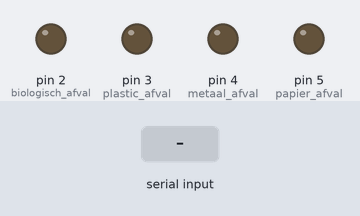
A sketch run on a simulated Arduino Uno, built with avr-gcc and run on an emulated ATmega328P. Parts: output pins drawn as LEDs (lit = HIGH). The test bench sets the inputs (shaded band).

Above: at 1.2 s.
1.3 s: "1\n" received over Serial
At 2.4 s:
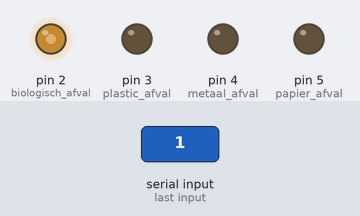
2.8 s: "2\n" received over Serial
At 4.0 s:
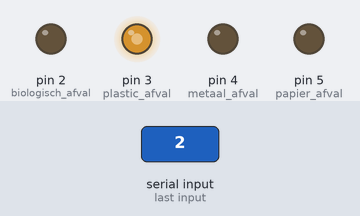
4.3 s: "3\n" received over Serial
At 4.7 s:
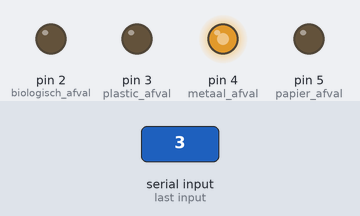
5.8 s: "4\n" received over Serial
At 6.6 s:
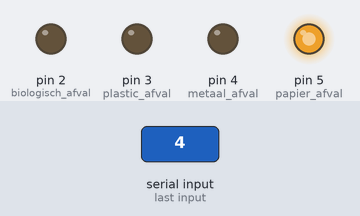
7.3 s: "1\n" received over Serial
At 8.2 s:
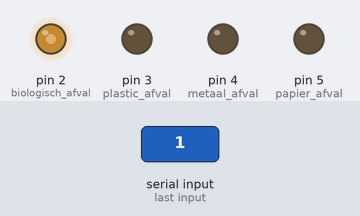
8.8 s: "2\n" received over Serial
At 10.1 s:
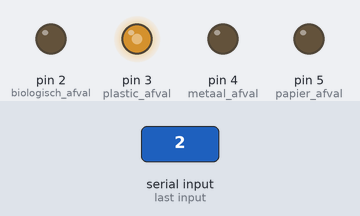
Timing chart, 0 to 11.3 s (numbered marks = the images above; inputs shaded):
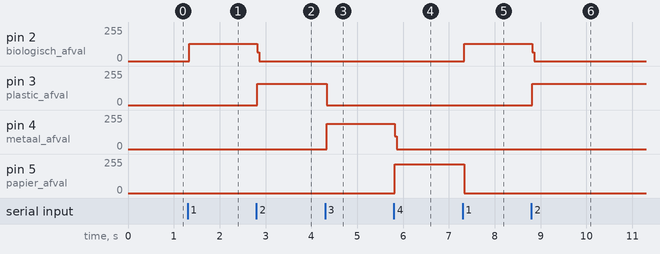

The sketch:

2_-_Dan_Dit_Uploaden.ino
```cpp
char result = '0';

void allOff() {
  digitalWrite(2, LOW);
  digitalWrite(3, LOW);
  digitalWrite(4, LOW);
  digitalWrite(5, LOW);
}

void setup() {
  Serial.begin(115200);
  pinMode(2, OUTPUT); // biologisch afval
  pinMode(3, OUTPUT); // plastic afval
  pinMode(4, OUTPUT); // metaal afval
  pinMode(5, OUTPUT); // papier afval
  allOff();
}

void loop() {
  while (Serial.available()) {
    char incoming = Serial.read();
    if (incoming == '\n' || incoming == '\r') {
      continue;
    }
    result = incoming;
  }

  allOff();

  switch (result) {
    case '1':
      digitalWrite(2, HIGH);
      break;
    case '2':
      digitalWrite(3, HIGH);
      break;
    case '3':
      digitalWrite(4, HIGH);
      break;
    case '4':
      digitalWrite(5, HIGH);
      break;
    case 'X':
    case 'x':
      // Mens in beeld: geen afvalbak aansturen.
      allOff();
      break;
    default:
      allOff();
      break;
  }
}
```

Measured:
- after the input at 1.3 s, pin 2 (biologisch_afval): 0/255 → 128/255 at once
- after the input at 2.8 s, pin 2 (biologisch_afval): 128/255 → 0/255 at once; pin 3 (plastic_afval): 0/255 → 160/255 at once
- after the input at 4.3 s, pin 3 (plastic_afval): 160/255 → 0/255 at once; pin 4 (metaal_afval): 0/255 → 188/255 at once
- after the input at 5.8 s, pin 4 (metaal_afval): 188/255 → 0/255 at once; pin 5 (papier_afval): 0/255 → 216/255 at once
- after the input at 7.3 s, pin 2 (biologisch_afval): 0/255 → 128/255 at once; pin 5 (papier_afval): 216/255 → 0/255 at once
- after the input at 8.8 s, pin 2 (biologisch_afval): 128/255 → 0/255 at once; pin 3 (plastic_afval): 0/255 → 158/255 at once
